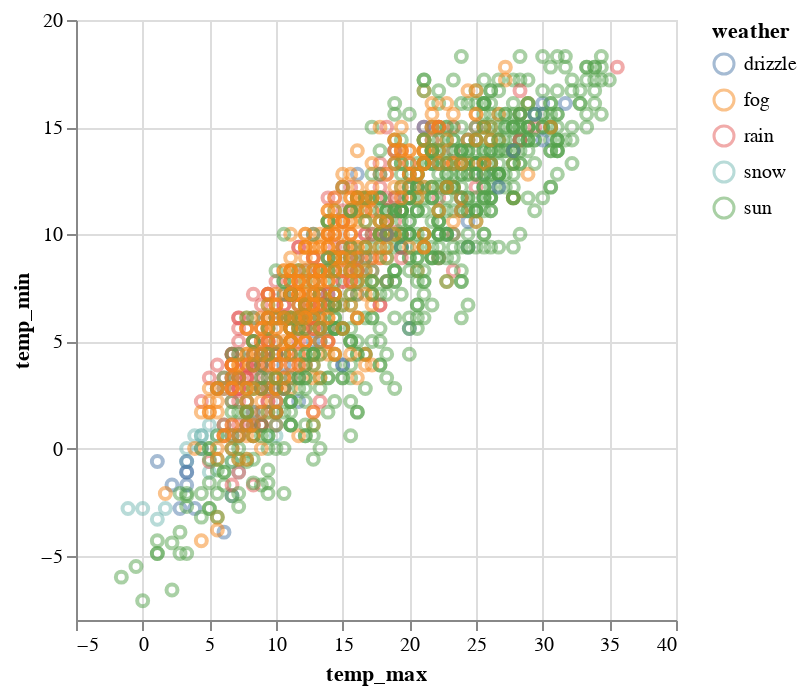

Notebook source saved alongside this figure:
### Markdown cell above
##### Question 2 (5 points)

Recreate the figure in Part 3 Question 3 with Altair.

### Code cell
alt.Chart(weather).mark_point().encode(
    alt.X('temp_max'),
    alt.Y('temp_min'),
    alt.Color('weather:N'),
    alt.OpacityValue(0.5),
    alt.Tooltip(['weather'])
)

### Figure 1 — Vega-Lite specification as saved in the notebook (floating-point values rounded to 4 significant figures; data arrays with more than 128 entries replaced by an {"elided": "..."} marker saying what was removed)
{"config": {"view": {"continuousWidth": 300, "continuousHeight": 300}}, "data": {"name": "data-830c39fec90146253fb06a06c26374ef"}, "mark": {"type": "point"}, "encoding": {"color": {"field": "weather", "type": "nominal"}, "opacity": {"value": 0.5}, "tooltip": [{"field": "weather", "type": "nominal"}], "x": {"field": "temp_max", "type": "quantitative"}, "y": {"field": "temp_min", "type": "quantitative"}}, "$schema": "https://vega.github.io/schema/vega-lite/v5.16.3.json", "datasets": {"data-830c39fec90146253fb06a06c26374ef": {"elided": "1461 records"}}}
